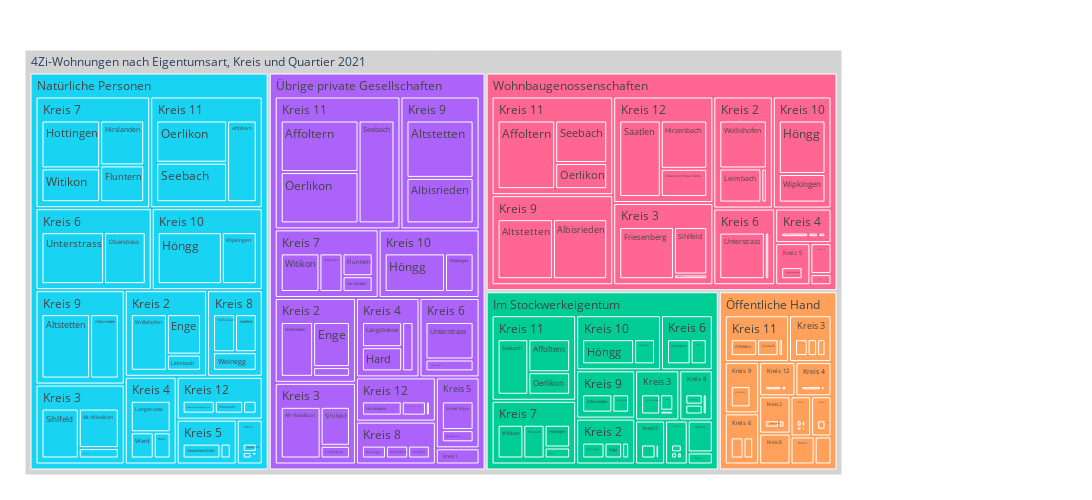

This figure's notebook cell:
### Code cell
fig = px.treemap(myTreemapAgg.query('sum_Whg1Zi >0').reset_index(), path=[px.Constant("4Zi-Wohnungen nach Eigentumsart, Kreis und Quartier 2021")
                                                                                     ,'EigGruLang','KreisLang','QuarLang']
                 , values='sum_Whg4Zi'
                 , color='EigGruLang'
                 ## bei discrete scales (bei Klassen und Strings):                 
                 , color_discrete_map={'(?)':'lightgrey','EVP':'gold', 'SP':'#FF3030', 'PdA':'#EE3B3B', 'Grüne':'#A2CD5A','GLP':'#CAFF70','Die Mitte':'orange','FDP':'#104E8B','AL':'deeppink','SVP':'forestgreen', 'FL ZÜRI':'#8B864E','Volt':'#lightblue' }                
                 ## bei continuous scales (bei Zahlenwerten):
                , color_continuous_scale='cividis'
                #, color_continuous_midpoint=np.average(df['AnzBestWir'], weights=df['AnzBestWir'])  
                 ,height=500
                 ,width=1100                 
                )
fig.update_traces(root_color="grey")
fig.update_layout(margin = dict(t=50, l=25, r=250, b=25))
fig.show()

### Figure 1 — Plotly figure (JSON) as saved in the notebook; plotly's stock layout.template omitted (floating-point values rounded to 4 significant figures; data arrays with more than 128 entries replaced by an {"elided": "..."} marker saying what was removed)
{"data": [{"branchvalues": "total", "customdata": {"elided": "224x1 str values"}, "domain": {"x": [0, 1], "y": [0, 1]}, "hovertemplate": "labels=%{label}<br>sum_Whg4Zi=%{value}<br>parent=%{parent}<br>id=%{id}<br>EigGruLang=%{customdata[0]}<extra></extra>", "ids": {"elided": "224 str values"}, "labels": {"elided": "224 str values"}, "marker": {"colors": {"elided": "224 str values"}}, "name": "", "parents": {"elided": "224 str values"}, "root": {"color": "grey"}, "type": "treemap", "values": {"elided": "224 int values"}}], "layout": {"height": 500, "legend": {"tracegroupgap": 0}, "margin": {"b": 25, "l": 25, "r": 250, "t": 50}, "width": 1100}}
